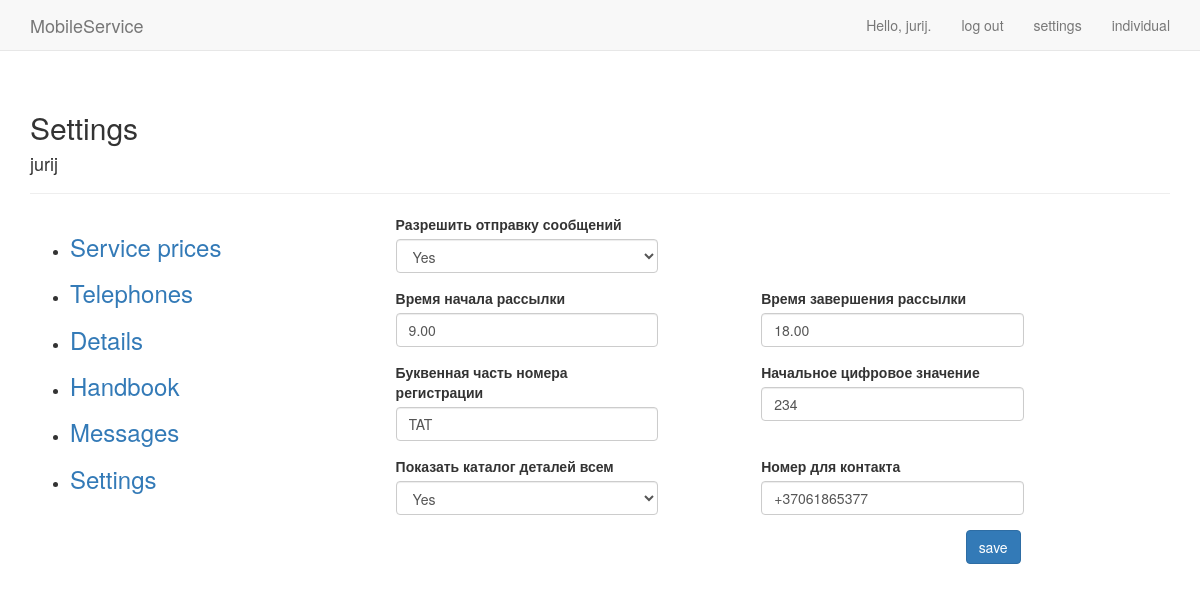
Before: /send_email/settings_common (signed in) with the older database file.
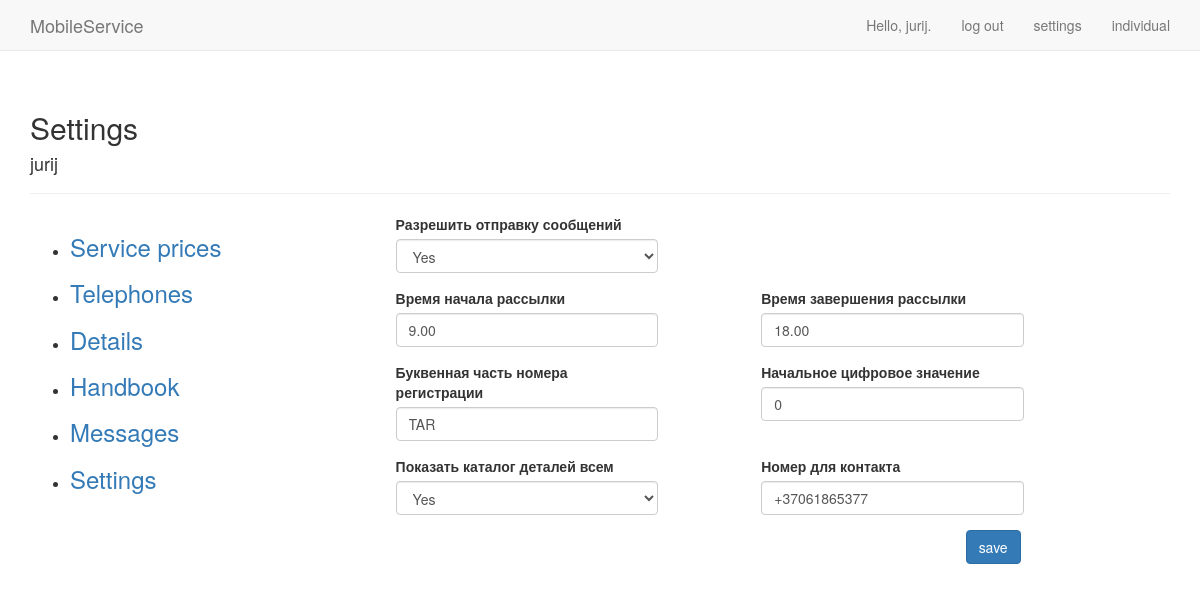
After: the same page with the newer database file.
### send_email/models.py (models this page shows)
class Settings_common(models.Model):
    VIS = 'Yes'
    INVIS = 'No'
    DETAIL_VISIBILITY = ((VIS, 'Yes'), (INVIS, 'No'))
    number_reg_letter = models.CharField(max_length=5, default='NUM')
    number_reg_start = models.IntegerField(default=0)
    message_send_start = models.CharField(max_length=5, default='9.00')
    message_send_finish = models.CharField(max_length=5, default='17.00')
    details_visible = models.CharField(max_length=10, choices=DETAIL_VISIBILITY)
    type_message = models.CharField(max_length=20)
    contact_number = models.CharField(max_length=20)
    free_set = models.CharField(max_length=20, choices=DETAIL_VISIBILITY)
    owner = models.ForeignKey(User, on_delete=models.CASCADE)

### send_email/views.py (the view, shortened to what this page needs)
# urls.py: path('settings_common', views.settings_common, name='settings_common'),
@login_required
def settings_common(request):
    set_1 = Settings_common.objects.filter(owner=request.user).first()
    if set_1:
        set_info = Settings_common.objects.filter(owner=request.user).get(id=set_1.id)
        if request.method != 'POST':
            form = SettingsForm(instance=set_info)
        else:
            form = SettingsForm(instance=set_info, data=request.POST)
            if form.is_valid():
                form.save()
                return HttpResponseRedirect(reverse('users:individual'))
        context = {'form': form, 'set_info': set_info}
        return render(request, 'send_email/settings_common.html', context)

### send_email/forms.py
class SettingsForm(forms.ModelForm):
    class Meta:
        model = Settings_common
        fields = ['message_send_start','message_send_finish','number_reg_letter','number_reg_start','details_visible',
                  'free_set','contact_number']
        labels = {'message_send_start':'Время начала рассылки','message_send_finish':'Время завершения рассылки',
                  'free_set':'Разрешить отправку сообщений','details_visible':'Показать каталог деталей всем',
                  'number_reg_letter':'Буквенная часть номера регистрации',
                  'number_reg_start':'Начальное цифровое значение','contact_number':'Номер для контакта'}

### send_email/templates/send_email/settings_common.html (shortened to what this page needs)
{% extends "mobile/base_1.html" %}
{% load bootstrap3 %}
{% block header %}
  <h2>Settings</h2><h4>{{user.username}}</h4>
{% endblock header %}
{% block content %}
  <form action="{% url 'send_email:settings_common' %}" method='post'  class="form" autocomplete="off">
      <div class="row">
        <div class="col-xs-12 col-sm-4 col-sm-offset-1 ">
          {% bootstrap_field form.free_set %}
        </div>
      </div>
      <div class="row">
        <div class="col-xs-12 col-sm-4 col-sm-offset-1 ">
          {% bootstrap_field form.message_send_start %}
        </div>
        <div class ="col-xs-12 col-sm-4 col-sm-offset-1">
          {% bootstrap_field form.message_send_finish %}
        </div>
      </div>
      <div class="row">
        <div class="col-xs-12 col-sm-4 col-sm-offset-1 ">
          {% bootstrap_field form.number_reg_letter %}
        </div>
        <div class="col-xs-12 col-sm-4 col-sm-offset-1 ">
          {% bootstrap_field form.number_reg_start %}
        </div>
      </div>
      <div class="row">
        <div class="col-xs-12 col-sm-4 col-sm-offset-1 ">
          {% bootstrap_field form.details_visible %}
        </div>
        <div class="col-xs-12 col-sm-4 col-sm-offset-1 ">
          {% bootstrap_field form.contact_number %}
        </div>
      </div>
      {% buttons %}
        <div class="row">
          <div class="col-sm-offset-9 ">
            <button name="submit" class="btn btn-primary">save</button>
          </div>
        </div>
      {% endbuttons %}
  </form>
{% endblock content %}

Changed rows visible on the page:
changed Settings_common "Yes": number_reg_letter "TAT" → "TAR"; number_reg_start "234" → "0"
